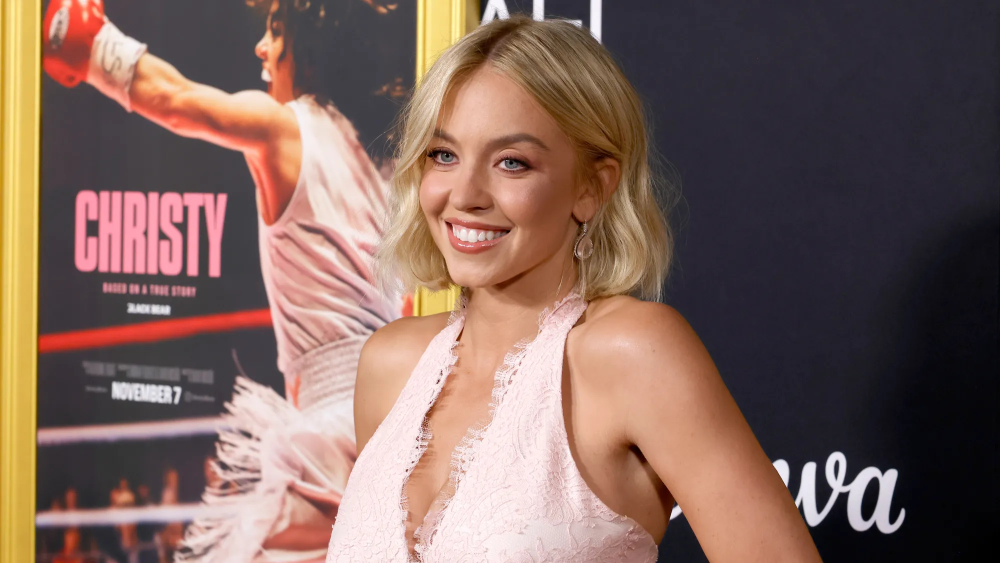
#> input picture image.png, 2000 x 1126 px, given as the content of the folder ./Dataset, which was not available (shown at 1/2 size)
$ python Prepare_Folder.py   (older library calls are emulated)
#> lines starting #> are read from the running program, lines starting #| are printed output that depends on the picture; pictures that were not available may be replaced by others from this repository, and a replacement may not be noted
import os
import cv2
import numpy as np
import pandas as pd
from pathlib import Path
from sklearn.preprocessing import StandardScaler
import warnings
warnings.filterwarnings('ignore')

class NoiseDatasetGenerator:
    def __init__(self, clean_images_dir, output_dir, num_noise_samples=100):
        """
        Args:
            clean_images_dir: Path to folder containing pure/clean images
            output_dir: Base output directory
            num_noise_samples: Number of noisy variants per image per noise type
        """
        self.clean_images_dir = clean_images_dir
        self.output_dir = output_dir
        self.num_noise_samples = num_noise_samples

        # Create directory structure
        self.noisy_images_dir = os.path.join(output_dir, "noisy_images")
        self.dataset_csv = os.path.join(output_dir, "dataset.csv")

        self.noise_types = ["gaussian", "salt_pepper", "poisson"]
        self._create_directories()

    def _create_directories(self):
        """Create output directory structure"""
        os.makedirs(self.noisy_images_dir, exist_ok=True)
        for noise_type in self.noise_types:
            os.makedirs(os.path.join(self.noisy_images_dir, noise_type), exist_ok=True)
        print(f"✓ Directory structure created at {self.output_dir}")

    def add_gaussian_noise(self, image, intensity):
        """Add Gaussian noise with varying intensity"""
        noise = np.random.normal(0, intensity, image.shape)
        noisy = image.astype(np.float32) + noise
        noisy = np.clip(noisy, 0, 255).astype(np.uint8)
        return noisy

    def add_salt_pepper_noise(self, image, intensity):
        """Add Salt & Pepper noise"""
        noisy = image.copy().astype(np.float32)
        # intensity represents probability of noise (0-1 range mapped to percentage)
        prob = intensity / 255.0  # Map 0-255 to 0-1

        salt_pepper = np.random.random(image.shape[:2])
        noisy[salt_pepper < prob/2] = 255  # Salt
        noisy[salt_pepper < prob] = 0      # Pepper

        return noisy.astype(np.uint8)

    def add_poisson_noise(self, image, intensity):
        """Add Poisson noise with varying intensity"""
        # Scale image for Poisson distribution
        image_float = image.astype(np.float32) / 255.0
        scaled = image_float * intensity

        # Generate Poisson noise
        noisy = np.random.poisson(scaled) / intensity * 255.0
        noisy = np.clip(noisy, 0, 255).astype(np.uint8)
        return noisy

    def extract_features(self, image):
        """Extract statistical features from image"""
        # Convert to grayscale if needed
        if len(image.shape) == 3:
            gray = cv2.cvtColor(image, cv2.COLOR_BGR2GRAY)
        else:
            gray = image

        # Flatten for statistics
        pixels = gray.flatten()

        # Extract features
        features = {
            'mean': np.mean(pixels),
            'std': np.std(pixels),
            'variance': np.var(pixels),
            'skewness': (np.mean((pixels - np.mean(pixels))**3)) / (np.std(pixels)**3 + 1e-8),
            'kurtosis': (np.mean((pixels - np.mean(pixels))**4)) / (np.std(pixels)**4 + 1e-8) - 3,
            'median': np.median(pixels),
            'min': np.min(pixels),
            'max': np.max(pixels),
            'q25': np.percentile(pixels, 25),
            'q75': np.percentile(pixels, 75),
            'entropy': self._calculate_entropy(gray),
        }

        # Laplacian variance (edge detection) - high for Gaussian, low for smooth
        laplacian = cv2.Laplacian(gray, cv2.CV_64F)
        features['laplacian_var'] = np.var(laplacian)

        # Gradient magnitude
        sobel_x = cv2.Sobel(gray, cv2.CV_64F, 1, 0, ksize=3)
        sobel_y = cv2.Sobel(gray, cv2.CV_64F, 0, 1, ksize=3)
        gradient_mag = np.sqrt(sobel_x**2 + sobel_y**2)
        features['gradient_mean'] = np.mean(gradient_mag)
        features['gradient_std'] = np.std(gradient_mag)

        return features

    def _calculate_entropy(self, image):
        """Calculate image entropy"""
        hist, _ = np.histogram(image, bins=256, range=(0, 256))
        hist = hist / hist.sum()
        hist = hist[hist > 0]
        entropy = -np.sum(hist * np.log2(hist + 1e-10))
        return entropy

    def generate_dataset(self):
        """Generate all noisy images and create dataset CSV"""
        print(f"\n📊 Starting dataset generation...")
        print(f"   - Clean images directory: {self.clean_images_dir}")
        print(f"   - Noise samples per type: {self.num_noise_samples}")
        print(f"   - Total expected samples: {len(self.noise_types) * self.num_noise_samples}")

        dataset_rows = []
        image_counter = 0

        # Get all clean images
        clean_images = [f for f in os.listdir(self.clean_images_dir)
                       if f.lower().endswith(('.jpg', '.png', '.jpeg'))]

        print(f"\n📁 Found {len(clean_images)} clean images\n")

        for img_idx, clean_img_name in enumerate(clean_images, 1):
            clean_img_path = os.path.join(self.clean_images_dir, clean_img_name)

            try:
                # Read clean image
                clean_image = cv2.imread(clean_img_path)
#> clean_image is the input picture: shape (1126, 2000, 3); mean B, G, R 93.5, 102.1, 129
                if clean_image is None:
                    print(f"⚠️  Skipping {clean_img_name} - couldn't read")
                    continue

                # Resize to consistent size (optional, comment out if not needed)
                clean_image = cv2.resize(clean_image, (256, 256))
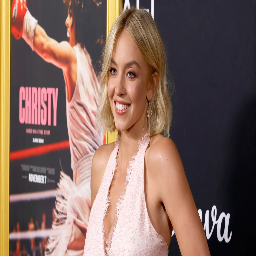
#> clean_image: shape (256, 256, 3); mean B, G, R 93.4, 102.1, 129

                print(f"[{img_idx}/{len(clean_images)}] Processing: {clean_img_name}")

                # Generate noisy variants for each noise type
                for noise_type in self.noise_types:
                    for sample_idx in range(self.num_noise_samples):
                        # Vary intensity parameter
                        if noise_type == "gaussian":
                            intensity = np.random.uniform(5, 50)  # std dev
                            noisy_image = self.add_gaussian_noise(clean_image, intensity)

                        elif noise_type == "salt_pepper":
                            intensity = np.random.uniform(5, 50)  # mapped to probability
                            noisy_image = self.add_salt_pepper_noise(clean_image, intensity)

                        elif noise_type == "poisson":
                            intensity = np.random.uniform(10, 100)  # Poisson parameter
                            noisy_image = self.add_poisson_noise(clean_image, intensity)

                        # Save noisy image
                        output_filename = f"{clean_img_name.split('.')[0]}_noise_{sample_idx:03d}.png"
                        output_path = os.path.join(self.noisy_images_dir, noise_type, output_filename)
                        cv2.imwrite(output_path, noisy_image)

                        # Extract features
                        features = self.extract_features(noisy_image)

                        # Create row for CSV
                        row = {
                            'image_name': output_filename,
                            'noise_type': noise_type,
                            'clean_image': clean_img_name,
                            'intensity': intensity,
                        }
                        row.update(features)
                        dataset_rows.append(row)

                        image_counter += 1

                        # Progress indicator
                        if (sample_idx + 1) % 25 == 0:
                            print(f"  ✓ {noise_type}: {sample_idx + 1}/{self.num_noise_samples}")
#> this loop made 3 passes
#> pass 1, in add_gaussian_noise, `noisy = image.astype(np.float32) + noise`:
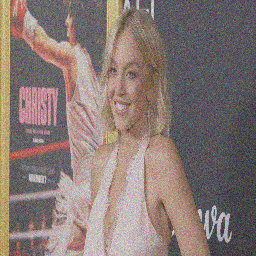
#> noisy: shape (256, 256, 3) float64; mean B, G, R 93.7, 102, 129; drawn with min black and max white
#> pass 1, in add_gaussian_noise, `noisy = np.clip(noisy, 0, 255).astype(np.uint8)`:
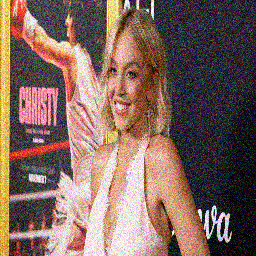
#> noisy: shape (256, 256, 3); mean B, G, R 93.8, 102.3, 127.9
#> pass 1, in extract_features, `gray = cv2.cvtColor(image, cv2.COLOR_BGR2GRAY)`:
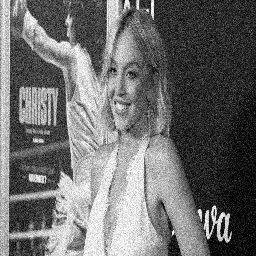
#> gray: shape (256, 256); min 0, max 255, mean 109
#> pass 1, in extract_features, `laplacian = cv2.Laplacian(gray, cv2.CV_64F)`:
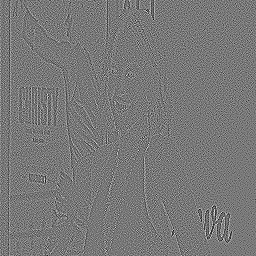
#> laplacian: shape (256, 256) float64; min -463, max 517, mean 0.1; drawn with min black and max white
#> after the loop:
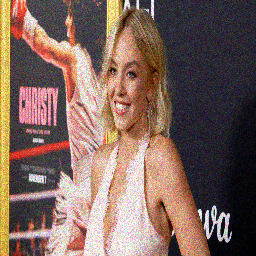
#> noisy_image: shape (256, 256, 3); mean B, G, R 92.7, 101.2, 126.8
#> after the loop, dataset_rows = 300 items; image_counter = 300

            except Exception as e:
                print(f"❌ Error processing {clean_img_name}: {str(e)}")

        # Create DataFrame and save CSV
        print(f"\n💾 Creating dataset CSV...")
        df = pd.DataFrame(dataset_rows)
#> df = table of 300 rows and 18 columns
        df.to_csv(self.dataset_csv, index=False)

        print(f"✅ Dataset generation complete!")
        print(f"\n📈 Dataset Statistics:")
        print(f"   - Total images generated: {image_counter}")
#|    - Total images generated: 300
        print(f"   - Dataset shape: {df.shape}")
#|    - Dataset shape: (300, 18)
        print(f"   - Class distribution:\n{df['noise_type'].value_counts()}")
#|    - Class distribution:
#| noise_type
#| gaussian       100
#| salt_pepper    100
#| poisson        100
#| Name: count, dtype: int64
        print(f"\n📁 Outputs saved:")
        print(f"   - Noisy images: {self.noisy_images_dir}")
#|    - Noisy images: ./noise_dataset/noisy_images
        print(f"   - Dataset CSV: {self.dataset_csv}")

        return df


# ============ USAGE ============

if __name__ == "__main__":
    # Configure these paths
    CLEAN_IMAGES_DIR = "./Dataset"  # Folder with your 15 clean images
    OUTPUT_DIR = "./noise_dataset"  # Output folder
    NUM_NOISE_SAMPLES = 100  # Samples per noise type per image

    # Create generator
    generator = NoiseDatasetGenerator(
        clean_images_dir=CLEAN_IMAGES_DIR,
        output_dir=OUTPUT_DIR,
        num_noise_samples=NUM_NOISE_SAMPLES
    )

    # Generate dataset
    df = generator.generate_dataset()
#> df = table of 300 rows and 18 columns

    print(f"\n🎉 Dataset ready for XGBoost training!")
    print(f"CSV location: {generator.dataset_csv}")
